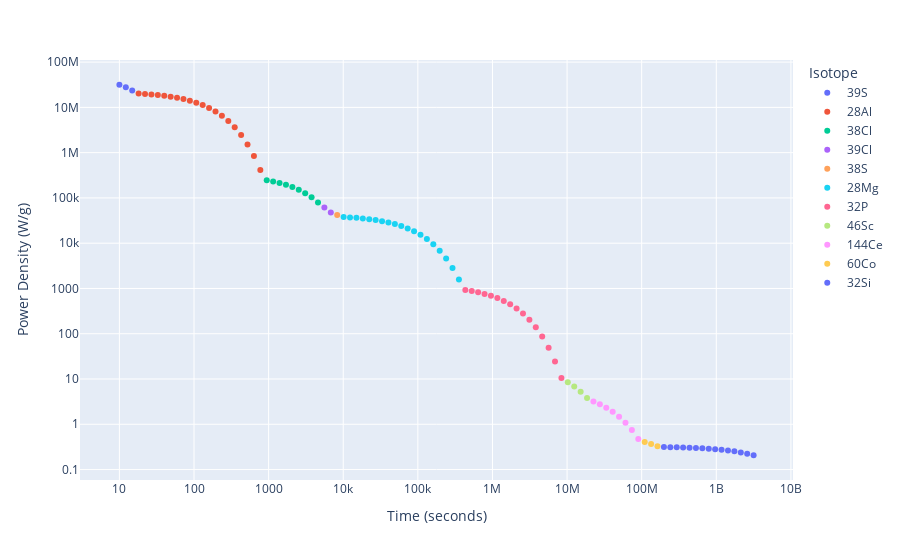

The notebook cell this image was saved under:
### Code cell
def plot_maximum_power_densities(maximum_power_densities_df, time = 0, file_name = -1):
    if(time != 0):
        min_row = max(binary_search(maximum_power_densities_df['Time (seconds)'], 0,
                            maximum_power_densities_df.shape[0]-1, time))
        maximum_power_densities_df = maximum_power_densities_df.iloc[min_row:,:]
    fig = px.scatter(maximum_power_densities_df, x = 'Time (seconds)', y = 'Power Density (W/g)',
                    hover_name= 'Isotope', log_x = True, log_y = True, 
                    color = 'Isotope', color_continuous_scale = 'algae')
    fig.show()
    if type(file_name) is not int:
        fig.write_image(file_name)
    
plot_maximum_power_densities(maximum_beta_power_densities_df, .1, 
    file_name = subprocess.os.getcwd() + '\\maximum_beta_power_densities_0.1_years.PDF')
#export figure as PDF

### Figure 1 — Plotly figure (JSON) as saved in the notebook; plotly's stock layout.template omitted (floating-point values rounded to 4 significant figures)
{"data": [{"hovertemplate": "<b>%{hovertext}</b><br><br>Isotope=39S<br>Time (seconds)=%{x}<br>Power Density (W/g)=%{y}<extra></extra>", "hovertext": ["39S", "39S", "39S"], "legendgroup": "39S", "marker": {"color": "#636efa", "symbol": "circle"}, "mode": "markers", "name": "39S", "orientation": "v", "showlegend": true, "type": "scatter", "x": [10, 12.19, 14.85], "xaxis": "x", "y": [31620000.0, 27710000.0, 23600000.0], "yaxis": "y"}, {"hovertemplate": "<b>%{hovertext}</b><br><br>Isotope=28Al<br>Time (seconds)=%{x}<br>Power Density (W/g)=%{y}<extra></extra>", "hovertext": ["28Al", "28Al", "28Al", "28Al", "28Al", "28Al", "28Al", "28Al", "28Al", "28Al", "28Al", "28Al", "28Al", "28Al", "28Al", "28Al", "28Al", "28Al", "28Al", "28Al"], "legendgroup": "28Al", "marker": {"color": "#EF553B", "symbol": "circle"}, "mode": "markers", "name": "28Al", "orientation": "v", "showlegend": true, "type": "scatter", "x": [18.1, 22.05, 26.87, 32.75, 39.9, 48.63, 59.26, 72.21, 87.99, 107.2, 130.7, 159.2, 194.0, 236.4, 288.1, 351.1, 427.9, 521.4, 635.4, 774.3], "xaxis": "x", "y": [20150000.0, 19740000.0, 19260000.0, 18690000.0, 18010000.0, 17220000.0, 16300000.0, 15250000.0, 14060000.0, 12740000.0, 11290000.0, 9747000.0, 8148000.0, 6551000.0, 5021000.0, 3631000.0, 2446000.0, 1512000.0, 840900.0, 411500.0], "yaxis": "y"}, {"hovertemplate": "<b>%{hovertext}</b><br><br>Isotope=38Cl<br>Time (seconds)=%{x}<br>Power Density (W/g)=%{y}<extra></extra>", "hovertext": ["38Cl", "38Cl", "38Cl", "38Cl", "38Cl", "38Cl", "38Cl", "38Cl", "38Cl"], "legendgroup": "38Cl", "marker": {"color": "#00cc96", "symbol": "circle"}, "mode": "markers", "name": "38Cl", "orientation": "v", "showlegend": true, "type": "scatter", "x": [943.5, 1150.0, 1401.0, 1707.0, 2081.0, 2535.0, 3090.0, 3765.0, 4588.0], "xaxis": "x", "y": [246900.0, 231600.0, 214200.0, 194800.0, 173500.0, 150700.0, 126900.0, 102900.0, 79700.0], "yaxis": "y"}, {"hovertemplate": "<b>%{hovertext}</b><br><br>Isotope=39Cl<br>Time (seconds)=%{x}<br>Power Density (W/g)=%{y}<extra></extra>", "hovertext": ["39Cl", "39Cl"], "legendgroup": "39Cl", "marker": {"color": "#ab63fa", "symbol": "circle"}, "mode": "markers", "name": "39Cl", "orientation": "v", "showlegend": true, "type": "scatter", "x": [5591.0, 6813.0], "xaxis": "x", "y": [61530.0, 47860.0], "yaxis": "y"}, {"hovertemplate": "<b>%{hovertext}</b><br><br>Isotope=38S<br>Time (seconds)=%{x}<br>Power Density (W/g)=%{y}<extra></extra>", "hovertext": ["38S"], "legendgroup": "38S", "marker": {"color": "#FFA15A", "symbol": "circle"}, "mode": "markers", "name": "38S", "orientation": "v", "showlegend": true, "type": "scatter", "x": [8302.0], "xaxis": "x", "y": [41750.0], "yaxis": "y"}, {"hovertemplate": "<b>%{hovertext}</b><br><br>Isotope=28Mg<br>Time (seconds)=%{x}<br>Power Density (W/g)=%{y}<extra></extra>", "hovertext": ["28Mg", "28Mg", "28Mg", "28Mg", "28Mg", "28Mg", "28Mg", "28Mg", "28Mg", "28Mg", "28Mg", "28Mg", "28Mg", "28Mg", "28Mg", "28Mg", "28Mg", "28Mg", "28Mg"], "legendgroup": "28Mg", "marker": {"color": "#19d3f3", "symbol": "circle"}, "mode": "markers", "name": "28Mg", "orientation": "v", "showlegend": true, "type": "scatter", "x": [10120.0, 12330.0, 15020.0, 18310.0, 22310.0, 27190.0, 33130.0, 40370.0, 49190.0, 59950.0, 73050.0, 89020.0, 108500.0, 132200.0, 161100.0, 196300.0, 239200.0, 291500.0, 355200.0], "xaxis": "x", "y": [37930.0, 37170.0, 36260.0, 35180.0, 33900.0, 32410.0, 30690.0, 28710.0, 26470.0, 23970.0, 21250.0, 18350.0, 15340.0, 12330.0, 9449.0, 6833.0, 4603.0, 2844.0, 1582.0], "yaxis": "y"}, {"hovertemplate": "<b>%{hovertext}</b><br><br>Isotope=32P<br>Time (seconds)=%{x}<br>Power Density (W/g)=%{y}<extra></extra>", "hovertext": ["32P", "32P", "32P", "32P", "32P", "32P", "32P", "32P", "32P", "32P", "32P", "32P", "32P", "32P", "32P", "32P"], "legendgroup": "32P", "marker": {"color": "#FF6692", "symbol": "circle"}, "mode": "markers", "name": "32P", "orientation": "v", "showlegend": true, "type": "scatter", "x": [432900.0, 527500.0, 642800.0, 783300.0, 954500.0, 1163000.0, 1417000.0, 1727000.0, 2105000.0, 2565000.0, 3126000.0, 3809000.0, 4642000.0, 5656000.0, 6893000.0, 8399000.0], "xaxis": "x", "y": [923.5, 875.7, 820.7, 758.4, 688.8, 612.5, 530.9, 446.0, 360.7, 278.5, 203.2, 138.4, 86.65, 48.98, 24.44, 10.48], "yaxis": "y"}, {"hovertemplate": "<b>%{hovertext}</b><br><br>Isotope=46Sc<br>Time (seconds)=%{x}<br>Power Density (W/g)=%{y}<extra></extra>", "hovertext": ["46Sc", "46Sc", "46Sc", "46Sc"], "legendgroup": "46Sc", "marker": {"color": "#B6E880", "symbol": "circle"}, "mode": "markers", "name": "46Sc", "orientation": "v", "showlegend": true, "type": "scatter", "x": [10240000.0, 12470000.0, 15200000.0, 18520000.0], "xaxis": "x", "y": [8.427, 6.801, 5.238, 3.81], "yaxis": "y"}, {"hovertemplate": "<b>%{hovertext}</b><br><br>Isotope=144Ce<br>Time (seconds)=%{x}<br>Power Density (W/g)=%{y}<extra></extra>", "hovertext": ["144Ce", "144Ce", "144Ce", "144Ce", "144Ce", "144Ce", "144Ce", "144Ce"], "legendgroup": "144Ce", "marker": {"color": "#FF97FF", "symbol": "circle"}, "mode": "markers", "name": "144Ce", "orientation": "v", "showlegend": true, "type": "scatter", "x": [22570000.0, 27500000.0, 33520000.0, 40840000.0, 49770000.0, 60650000.0, 73910000.0, 90060000.0], "xaxis": "x", "y": [3.166, 2.755, 2.326, 1.892, 1.472, 1.083, 0.7458, 0.4732], "yaxis": "y"}, {"hovertemplate": "<b>%{hovertext}</b><br><br>Isotope=60Co<br>Time (seconds)=%{x}<br>Power Density (W/g)=%{y}<extra></extra>", "hovertext": ["60Co", "60Co", "60Co"], "legendgroup": "60Co", "marker": {"color": "#FECB52", "symbol": "circle"}, "mode": "markers", "name": "60Co", "orientation": "v", "showlegend": true, "type": "scatter", "x": [109700000.0, 133700000.0, 163000000.0], "xaxis": "x", "y": [0.4062, 0.3676, 0.3254], "yaxis": "y"}, {"hovertemplate": "<b>%{hovertext}</b><br><br>Isotope=32Si<br>Time (seconds)=%{x}<br>Power Density (W/g)=%{y}<extra></extra>", "hovertext": ["32Si", "32Si", "32Si", "32Si", "32Si", "32Si", "32Si", "32Si", "32Si", "32Si", "32Si", "32Si", "32Si", "32Si", "32Si"], "legendgroup": "32Si", "marker": {"color": "#636efa", "symbol": "circle"}, "mode": "markers", "name": "32Si", "orientation": "v", "showlegend": true, "type": "scatter", "x": [198600000.0, 242000000.0, 294900000.0, 359400000.0, 437900000.0, 533700000.0, 650300000.0, 792500000.0, 965700000.0, 1177000000.0, 1434000000.0, 1748000000.0, 2130000000.0, 2595000000.0, 3162000000.0], "xaxis": "x", "y": [0.3133, 0.3114, 0.3091, 0.3064, 0.303, 0.299, 0.2941, 0.2883, 0.2814, 0.2732, 0.2636, 0.2523, 0.2391, 0.2241, 0.207], "yaxis": "y"}], "layout": {"legend": {"title": {"text": "Isotope"}, "tracegroupgap": 0}, "margin": {"t": 60}, "xaxis": {"anchor": "y", "domain": [0, 1], "title": {"text": "Time (seconds)"}, "type": "log"}, "yaxis": {"anchor": "x", "domain": [0, 1], "title": {"text": "Power Density (W/g)"}, "type": "log"}}}
